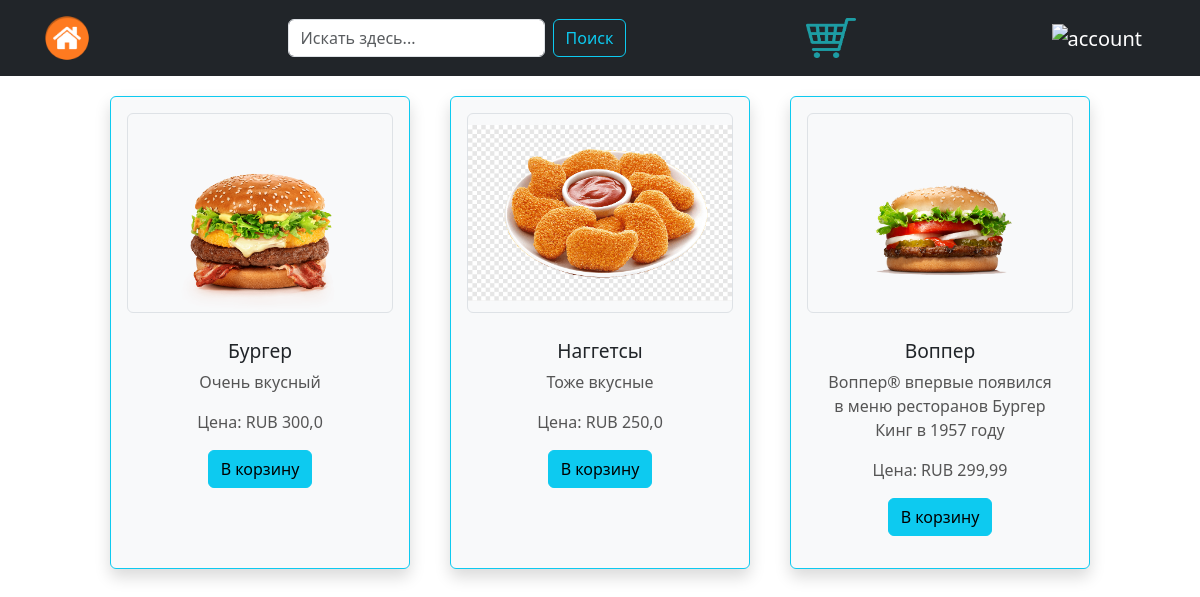
The page / on the database its author committed.
### main/models.py (models this page shows, shortened)
class Product(models.Model):
    name = models.CharField('Имя товара', max_length = 100)
    price = models.FloatField('Стоимость товара')
    img = models.ImageField('Изображение товара', upload_to='img/')
    extra_info = models.TextField('Дополнительная информация', max_length = 1000)
    amount = models.FloatField('Количество товара')
    rest = models.FloatField('Осталось товаров')
    class Meta:
        verbose_name = 'Product'
        verbose_name_plural = 'Products'

### main/views.py (the view)
# urls.py: path('', views.index),
def index(request):
    products = Product.objects.all()
    if request.method == "POST":
        messages.success(request, f"{products.name} added to your cart.")
        return redirect("main:add_to_cart", product_name=products.name)
    return render(request, 'main/index.html', {'products': products})

### main/templates/main/index.html (shortened to what this page needs)
{% extends 'main/layout.html' %}
{% load static %}
{% block content %}
<div class="container">
    <div class="row justify-content-md-center">
        {% for p in products %}
        <div class="card border border-info shadow p-3 mb-5 bg-body-tertiary rounded text-center">
            <img src="{{  p.img.url }}" class="card-img-top object-fit-scale border rounded" alt="{{ p.name }}" width="200" height="200">
            <div class="card-body">
                <h2 class="card-title">{{ p.name }}</h2>
                <p class="card-text">{{ p.extra_info }}</p>
                <p class="card-text">Цена: RUB {{ p.price }}</p>
                <form action="{% url 'main:add_to_cart' p.name %}" method="post">
                    <input class="btn btn-info" type="submit" value="B корзину">
                </form>
            </div>
        </div>
        {% endfor %}
    </div>
</div>
{% endblock %}

### main/static/main/css/style.css (style rules this page uses)
.card { border: 1px solid; border-radius: 8px; margin: 20px; padding: 20px; width: 300px; display: inline-block; }
.card img { width: 100%; border-radius: 8px; }
.card h2 { margin-top: 10px; font-size: 1.2em; }
.card p { color: #555; }

### rows shown on the page
Product: img (picture), name "Бургер", extra_info "Очень вкусный", price "300,0"
Product: img (picture), name "Наггетсы", extra_info "Тоже вкусные", price "250,0"
Product: img (picture), name "Воппер", extra_info "Воппер® впервые появился в меню ресторанов Бургер Кинг в 1957 году", price "299,99"
